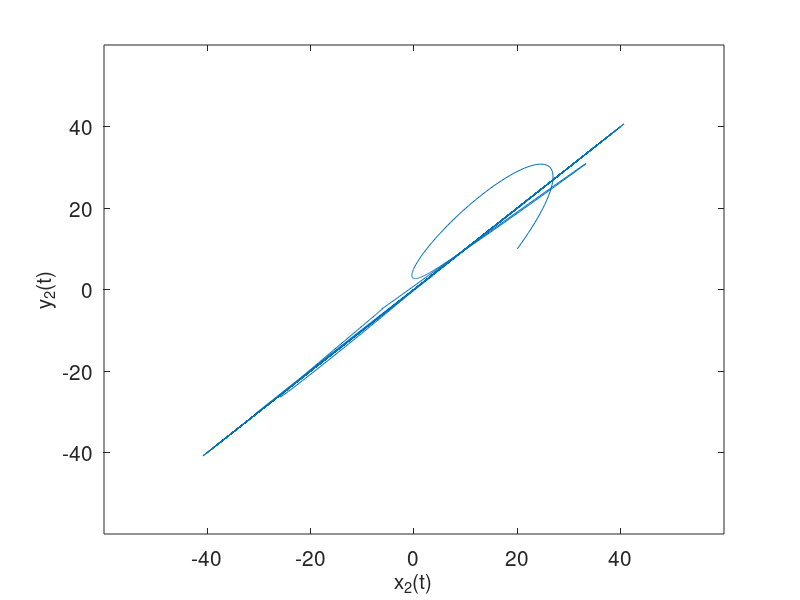

Reproduce this figure in MATLAB.
% Program 19c - Synchronization between two Lorenz systems.
% Chapter 19 - Chaos Control and Synchronization.
% Copyright Springer 2014. Stephen Lynch.

% Synchronization (Figure 19.7).

clear; figure;
sigma=16;b=4;r=45.92;
LorenzLorenz=@(t,x)([sigma*(x(2)-x(1));-x(1)*x(3)+r*x(1)-x(2);x(1)*x(2)-b*x(3);-x(1)*x(5)+r*x(1)-x(4);x(1)*x(4)-b*x(5)]);
options = odeset('RelTol',1e-6,'AbsTol',1e-6);
[t,xa]=ode45(LorenzLorenz,[0 100],[15 20 30 10 20],options);
plot(xa(:,2),xa(:,4))
fsize=15;
set(gca,'XTick',-40:20:40,'FontSize',fsize)
set(gca,'YTick',-40:20:40,'FontSize',fsize)
xlabel('x_2(t)','FontSize',fsize)
ylabel('y_2(t)','FontSize',fsize)

% End of Programs 19c.